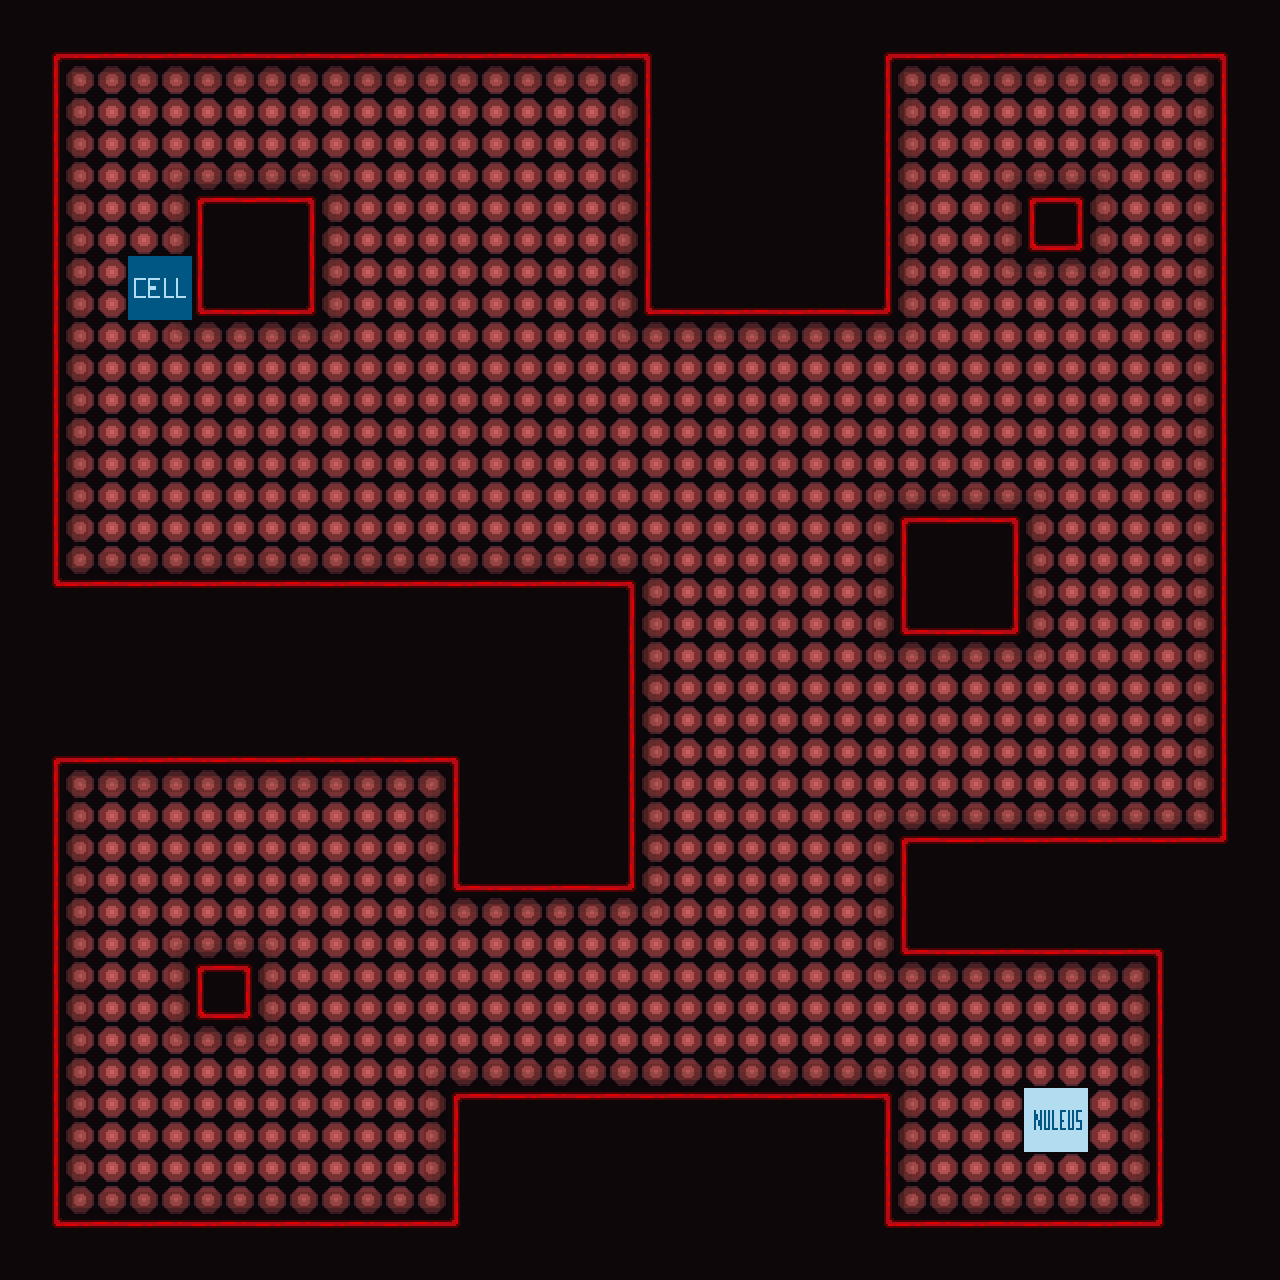

A level layout from a 2D game, rendered from its tile map. Below: a short description, then the map file with its tile-grid data intact:
An orthogonal 20x20 tile map with 64x64 px tiles, 4 tile layers (ground, wall, shadow, player), 4 tilesets.

<map version="1.5" tiledversion="1.7.2" orientation="orthogonal" renderorder="right-down" width="20" height="20" tilewidth="64" tileheight="64" infinite="0" nextlayerid="6" nextobjectid="1">
 <editorsettings>
  <export target="../0/level_0.csv" format="csv" />
 </editorsettings>
 <tileset firstgid="1" source="../tilesets/player_setup.tsx" />
 <tileset firstgid="3" source="../tilesets/wall.tsx" />
 <tileset firstgid="18" source="../tilesets/shadow.tsx" />
 <tileset firstgid="33" source="../tilesets/ground.tsx" />
 <layer id="2" name="ground" width="20" height="20">
  <data encoding="csv">
33,33,33,33,33,33,33,33,33,33,33,33,33,33,33,33,33,33,33,33,
33,34,34,34,34,34,34,34,34,34,33,33,33,33,34,34,34,34,34,33,
33,34,34,34,34,34,34,34,34,34,33,33,33,33,34,34,34,34,34,33,
33,34,34,33,33,34,34,34,34,34,33,33,33,33,34,34,33,34,34,33,
33,34,34,33,33,34,34,34,34,34,33,33,33,33,34,34,34,34,34,33,
33,34,34,34,34,34,34,34,34,34,34,34,34,34,34,34,34,34,34,33,
33,34,34,34,34,34,34,34,34,34,34,34,34,34,34,34,34,34,34,33,
33,34,34,34,34,34,34,34,34,34,34,34,34,34,34,34,34,34,34,33,
33,34,34,34,34,34,34,34,34,34,34,34,34,34,33,33,34,34,34,33,
33,33,33,33,33,33,33,33,33,33,34,34,34,34,33,33,34,34,34,33,
33,33,33,33,33,33,33,33,33,33,34,34,34,34,34,34,34,34,34,33,
33,33,33,33,33,33,33,33,33,33,34,34,34,34,34,34,34,34,34,33,
33,34,34,34,34,34,34,33,33,33,34,34,34,34,34,34,34,34,34,33,
33,34,34,34,34,34,34,33,33,33,34,34,34,34,33,33,33,33,33,33,
33,34,34,34,34,34,34,34,34,34,34,34,34,34,33,33,33,33,33,33,
33,34,34,33,34,34,34,34,34,34,34,34,34,34,34,34,34,34,33,33,
33,34,34,34,34,34,34,34,34,34,34,34,34,34,34,34,34,34,33,33,
33,34,34,34,34,34,34,33,33,33,33,33,33,33,34,34,34,34,33,33,
33,34,34,34,34,34,34,33,33,33,33,33,33,33,34,34,34,34,33,33,
33,33,33,33,33,33,33,33,33,33,33,33,33,33,33,33,33,33,33,33
</data>
 </layer>
 <layer id="3" name="wall" width="20" height="20">
  <data encoding="csv">
3,4,4,4,4,4,4,4,4,4,5,0,0,3,4,4,4,4,4,5,
8,0,0,0,0,0,0,0,0,0,10,0,0,8,0,0,0,0,0,10,
8,0,0,0,0,0,0,0,0,0,10,0,0,8,0,0,0,0,0,10,
8,0,0,11,12,0,0,0,0,0,10,0,0,8,0,0,7,0,0,10,
8,0,0,16,17,0,0,0,0,0,16,4,4,17,0,0,0,0,0,10,
8,0,0,0,0,0,0,0,0,0,0,0,0,0,0,0,0,0,0,10,
8,0,0,0,0,0,0,0,0,0,0,0,0,0,0,0,0,0,0,10,
8,0,0,0,0,0,0,0,0,0,0,0,0,0,0,0,0,0,0,10,
8,0,0,0,0,0,0,0,0,0,0,0,0,0,11,12,0,0,0,10,
13,14,14,14,14,14,14,14,14,12,0,0,0,0,16,17,0,0,0,10,
0,0,0,0,0,0,0,0,0,8,0,0,0,0,0,0,0,0,0,10,
3,4,4,4,4,4,4,5,0,8,0,0,0,0,0,0,0,0,0,10,
8,0,0,0,0,0,0,10,0,8,0,0,0,0,0,0,0,0,0,10,
8,0,0,0,0,0,0,16,4,17,0,0,0,0,11,14,14,14,14,15,
8,0,0,0,0,0,0,0,0,0,0,0,0,0,16,4,4,4,5,0,
8,0,0,7,0,0,0,0,0,0,0,0,0,0,0,0,0,0,10,0,
8,0,0,0,0,0,0,0,0,0,0,0,0,0,0,0,0,0,10,0,
8,0,0,0,0,0,0,11,14,14,14,14,14,12,0,0,0,0,10,0,
8,0,0,0,0,0,0,10,0,0,0,0,0,8,0,0,0,0,10,0,
13,14,14,14,14,14,14,15,0,0,0,0,0,13,14,14,14,14,15,0
</data>
 </layer>
 <layer id="4" name="shadow" width="20" height="20">
  <data encoding="csv">
0,0,0,0,0,0,0,0,0,0,0,0,0,0,0,0,0,0,0,0,
0,26,29,29,29,29,29,29,29,27,0,0,0,0,26,29,29,29,27,0,
0,25,18,19,19,20,0,0,0,23,0,0,0,0,25,18,19,20,23,0,
0,25,23,0,0,25,0,0,0,23,0,0,0,0,25,23,24,25,23,0,
0,25,23,0,0,25,0,0,0,23,0,0,0,0,25,28,29,30,23,0,
0,25,28,29,29,30,0,0,0,28,29,29,29,29,30,0,0,0,23,0,
0,25,0,0,0,0,0,0,0,0,0,0,0,0,0,0,0,0,23,0,
0,25,0,0,0,0,0,0,0,0,0,0,0,18,19,19,20,0,23,0,
0,31,19,19,19,19,19,19,19,19,20,0,0,23,0,0,25,0,23,0,
0,0,0,0,0,0,0,0,0,0,25,0,0,23,0,0,25,0,23,0,
0,0,0,0,0,0,0,0,0,0,25,0,0,28,29,29,30,0,23,0,
0,0,0,0,0,0,0,0,0,0,25,0,0,0,0,0,0,0,23,0,
0,26,29,29,29,29,27,0,0,0,25,0,0,18,19,19,19,19,32,0,
0,25,0,0,0,0,23,0,0,0,25,0,0,23,0,0,0,0,0,0,
0,25,18,19,20,0,28,29,29,29,30,0,0,23,0,0,0,0,0,0,
0,25,23,24,25,0,0,0,0,0,0,0,0,28,29,29,29,27,0,0,
0,25,28,29,30,0,18,19,19,19,19,19,19,19,20,0,0,23,0,0,
0,25,0,0,0,0,23,0,0,0,0,0,0,0,25,0,0,23,0,0,
0,31,19,19,19,19,32,0,0,0,0,0,0,0,31,19,19,32,0,0,
0,0,0,0,0,0,0,0,0,0,0,0,0,0,0,0,0,0,0,0
</data>
 </layer>
 <layer id="1" name="player" width="20" height="20">
  <data encoding="csv">
0,0,0,0,0,0,0,0,0,0,0,0,0,0,0,0,0,0,0,0,
0,0,0,0,0,0,0,0,0,0,0,0,0,0,0,0,0,0,0,0,
0,0,0,0,0,0,0,0,0,0,0,0,0,0,0,0,0,0,0,0,
0,0,0,0,0,0,0,0,0,0,0,0,0,0,0,0,0,0,0,0,
0,0,1,0,0,0,0,0,0,0,0,0,0,0,0,0,0,0,0,0,
0,0,0,0,0,0,0,0,0,0,0,0,0,0,0,0,0,0,0,0,
0,0,0,0,0,0,0,0,0,0,0,0,0,0,0,0,0,0,0,0,
0,0,0,0,0,0,0,0,0,0,0,0,0,0,0,0,0,0,0,0,
0,0,0,0,0,0,0,0,0,0,0,0,0,0,0,0,0,0,0,0,
0,0,0,0,0,0,0,0,0,0,0,0,0,0,0,0,0,0,0,0,
0,0,0,0,0,0,0,0,0,0,0,0,0,0,0,0,0,0,0,0,
0,0,0,0,0,0,0,0,0,0,0,0,0,0,0,0,0,0,0,0,
0,0,0,0,0,0,0,0,0,0,0,0,0,0,0,0,0,0,0,0,
0,0,0,0,0,0,0,0,0,0,0,0,0,0,0,0,0,0,0,0,
0,0,0,0,0,0,0,0,0,0,0,0,0,0,0,0,0,0,0,0,
0,0,0,0,0,0,0,0,0,0,0,0,0,0,0,0,0,0,0,0,
0,0,0,0,0,0,0,0,0,0,0,0,0,0,0,0,0,0,0,0,
0,0,0,0,0,0,0,0,0,0,0,0,0,0,0,0,2,0,0,0,
0,0,0,0,0,0,0,0,0,0,0,0,0,0,0,0,0,0,0,0,
0,0,0,0,0,0,0,0,0,0,0,0,0,0,0,0,0,0,0,0
</data>
 </layer>
</map>